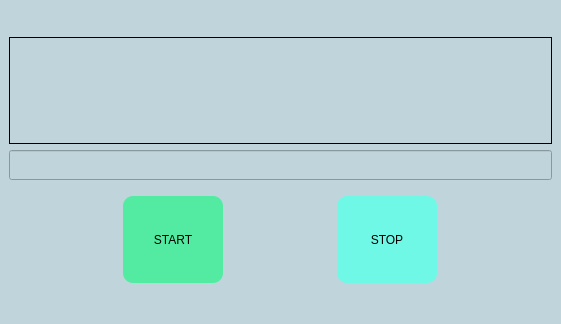
<?xml version="1.0" encoding="UTF-8"?>
<ui version="4.0">
 <class>MainWindow</class>
 <widget class="QMainWindow" name="MainWindow">
  <property name="geometry">
   <rect>
    <x>0</x>
    <y>0</y>
    <width>561</width>
    <height>324</height>
   </rect>
  </property>
  <property name="sizePolicy">
   <sizepolicy hsizetype="Fixed" vsizetype="Fixed">
    <horstretch>0</horstretch>
    <verstretch>0</verstretch>
   </sizepolicy>
  </property>
  <property name="windowTitle">
   <string>type checker</string>
  </property>
  <property name="windowIcon">
   <iconset>
    <normaloff>C:/Users/tomas/Desktop/аниме/photo_2021-07-18_09-10-40.jpg</normaloff>C:/Users/tomas/Desktop/аниме/photo_2021-07-18_09-10-40.jpg</iconset>
  </property>
  <property name="styleSheet">
   <string notr="true">background-color:#BFD5DB;</string>
  </property>
  <widget class="QWidget" name="centralwidget">
   <layout class="QVBoxLayout" name="verticalLayout">
    <item>
     <layout class="QHBoxLayout" name="horizontalLayout_2">
      <item>
       <widget class="QLabel" name="label_time">
        <property name="sizePolicy">
         <sizepolicy hsizetype="Fixed" vsizetype="Fixed">
          <horstretch>0</horstretch>
          <verstretch>0</verstretch>
         </sizepolicy>
        </property>
        <property name="font">
         <font>
          <family>Open Sans</family>
          <pointsize>12</pointsize>
         </font>
        </property>
        <property name="text">
         <string/>
        </property>
       </widget>
      </item>
      <item>
       <widget class="QLabel" name="label_mistakes">
        <property name="sizePolicy">
         <sizepolicy hsizetype="Fixed" vsizetype="Fixed">
          <horstretch>0</horstretch>
          <verstretch>0</verstretch>
         </sizepolicy>
        </property>
        <property name="font">
         <font>
          <family>Open Sans</family>
          <pointsize>12</pointsize>
         </font>
        </property>
        <property name="text">
         <string/>
        </property>
       </widget>
      </item>
     </layout>
    </item>
    <item>
     <widget class="QLabel" name="label_text">
      <property name="font">
       <font>
        <family>Open Sans</family>
        <pointsize>12</pointsize>
       </font>
      </property>
      <property name="focusPolicy">
       <enum>Qt::NoFocus</enum>
      </property>
      <property name="frameShape">
       <enum>QFrame::Box</enum>
      </property>
      <property name="text">
       <string/>
      </property>
      <property name="textFormat">
       <enum>Qt::AutoText</enum>
      </property>
      <property name="scaledContents">
       <bool>true</bool>
      </property>
      <property name="wordWrap">
       <bool>true</bool>
      </property>
     </widget>
    </item>
    <item>
     <widget class="QLineEdit" name="lineEdit_typing">
      <property name="enabled">
       <bool>false</bool>
      </property>
      <property name="maximumSize">
       <size>
        <width>16777215</width>
        <height>30</height>
       </size>
      </property>
     </widget>
    </item>
    <item>
     <layout class="QHBoxLayout" name="horizontalLayout" stretch="0,10">
      <property name="spacing">
       <number>10</number>
      </property>
      <property name="leftMargin">
       <number>10</number>
      </property>
      <property name="topMargin">
       <number>10</number>
      </property>
      <property name="rightMargin">
       <number>10</number>
      </property>
      <property name="bottomMargin">
       <number>10</number>
      </property>
      <item>
       <widget class="QPushButton" name="pushButton_START">
        <property name="maximumSize">
         <size>
          <width>100</width>
          <height>100</height>
         </size>
        </property>
        <property name="styleSheet">
         <string notr="true">QPushButton{
	background-color: #52EBA1;
	color:rgb(0,0,0);
	border-radius:10px;
	
}
QPushButton:focus:pressed{ background-color:rgb(120,216,156); }</string>
        </property>
        <property name="text">
         <string>START</string>
        </property>
       </widget>
      </item>
      <item>
       <widget class="QPushButton" name="pushButton_STOP">
        <property name="maximumSize">
         <size>
          <width>100</width>
          <height>100</height>
         </size>
        </property>
        <property name="styleSheet">
         <string notr="true">
QPushButton{
	background-color:rgb(112,248,230);
	color:rgb(0,0,0);
	border-radius:10px;
	
}
QPushButton:focus:pressed{ background-color:#70DBE6; }
</string>
        </property>
        <property name="text">
         <string>STOP</string>
        </property>
       </widget>
      </item>
     </layout>
    </item>
   </layout>
  </widget>
  <widget class="QMenuBar" name="menubar">
   <property name="geometry">
    <rect>
     <x>0</x>
     <y>0</y>
     <width>561</width>
     <height>20</height>
    </rect>
   </property>
  </widget>
  <widget class="QStatusBar" name="statusbar"/>
  <action name="actionless_mistakes_record">
   <property name="text">
    <string>less mistakes record</string>
   </property>
  </action>
 </widget>
 <resources/>
 <connections/>
</ui>
